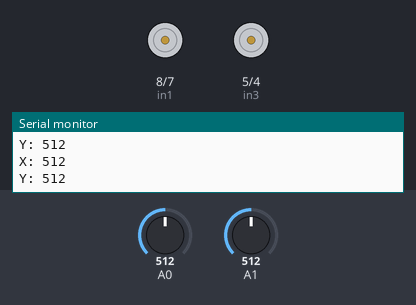
Bench run of a sketch on a simulated Arduino Uno, built with avr-gcc and run on an emulated ATmega328P. On the bench: motor-driver pin pairs drawn as motors (green arrow = first pin HIGH = forward, orange = second pin HIGH = backward, longer = more drive, scaled by the enable pin), the last lines printed to the serial monitor. The inputs (shaded band) are chosen by the test bench; at power-on: A1 = 512, A0 = 512.

Above: at 1.8 s.
1.9 s: A1 set to 552
3.5 s: A0 set to 716
At 5.2 s:
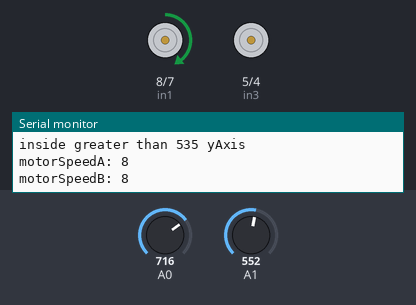
5.5 s: A1 set to 461
At 6.5 s:
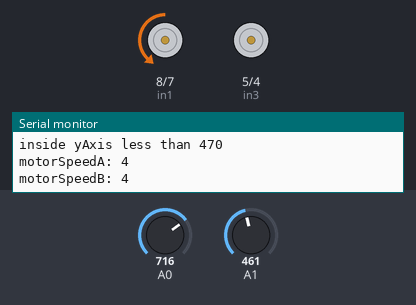
7.5 s: A0 set to 900
At 8.9 s:
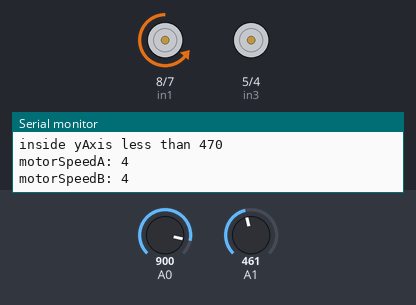
9.5 s: A1 set to 545
At 11.3 s:
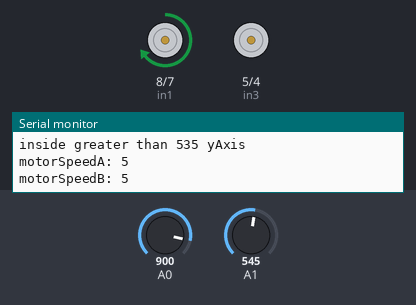
11.6 s: A0 set to 306
At 12.8 s:
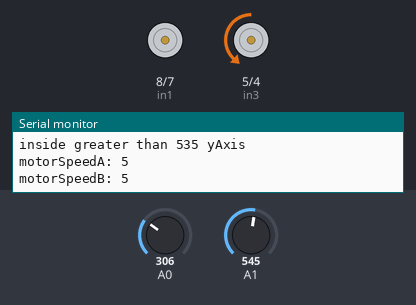
Timing chart, 0 to 14.6 s (numbered marks = the images above; inputs shaded):
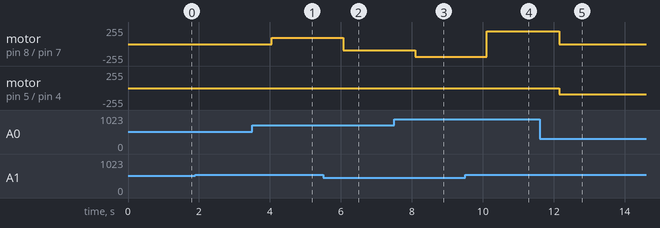

The sketch:

sketch_apr9b.ino
```cpp
  /*  Arduino DC Motor Control - PWM | H-Bridge | L298N
          Example 02 - Arduino Robot Car Control
      by Dejan Nedelkovski, www.HowToMechatronics.com
  */

  // motor A connections
  #define enA 9
  #define in1 8
  #define in2 7

  // motor B connections
  #define enB 3
  #define in3 5
  #define in4 4

  void setup() {
    // Set all the motor control pins to outputs
    pinMode(enA, OUTPUT);
    pinMode(enB, OUTPUT);
    pinMode(in1, OUTPUT);
    pinMode(in2, OUTPUT);
    pinMode(in3, OUTPUT);
    pinMode(in4, OUTPUT);

    // Turn off motors - Initial state
    digitalWrite(in1, LOW);
    digitalWrite(in2, LOW);
    digitalWrite(in3, LOW);
    digitalWrite(in4, LOW);

    Serial.begin(9600);
  }

  void loop() {
    // If joystick stays in middle the motors set 0 unless acted upon
    int motorSpeedA = 0;
    int motorSpeedB = 0;

    int xAxis = analogRead(A0);  // Read Joysticks X-axis
    int yAxis = analogRead(A1);  // Read Joysticks Y-axis

    Serial.print("X: ");
    Serial.println(xAxis);
    Serial.print("Y: ");
    Serial.println(yAxis);

    // Y-axis used for forward and backward control
    if (yAxis <= 470) {
      Serial.println("inside yAxis less than 470");
      // Set Motor A backward
      digitalWrite(in1, 0);
      digitalWrite(in2, 1);
      // Set Motor B backward
      digitalWrite(in3, 1);
      digitalWrite(in4, 0);
      // Convert the declining Y-axis readings for going backward from 470 to 0 into 0 to 255 value for the PWM signal for increasing the motor speed
      motorSpeedA = map(yAxis, 470, 0, 0, 255);
      motorSpeedB = map(yAxis, 470, 0, 0, 255);

      Serial.print("motorSpeedA: ");
      Serial.println(motorSpeedA);
      Serial.print("motorSpeedB: ");
      Serial.println(motorSpeedB);
    } else if (yAxis >= 535) {
      Serial.println("inside greater than 535 yAxis");
      // Set Motor A forward
      digitalWrite(in1, 1);
      digitalWrite(in2, 0);
      // Set Motor B forward
      digitalWrite(in3, 0);
      digitalWrite(in4, 1);
      // Convert the increasing Y-axis readings for going forward from 550 to 1023 into 0 to 255 value for the PWM signal for increasing the motor speed
      motorSpeedA = map(yAxis, 535, 1023, 0, 255);
      motorSpeedB = map(yAxis, 535, 1023, 0, 255);

      Serial.print("motorSpeedA: ");
      Serial.println(motorSpeedA);
      Serial.print("motorSpeedB: ");
      Serial.println(motorSpeedB);
    }

    // X-axis used for left and right control
    if (xAxis <= 470) {
      // Convert the declining X-axis readings from 470 to 0 into increasing 0 to 255 value
      int xMapped = map(xAxis, 470, 0, 0, 255);
      // Move to left - decrease left motor speed, increase right motor speed
      motorSpeedA = motorSpeedA - xMapped;
      motorSpeedB = motorSpeedB + xMapped;
      // Confine the range from 0 to 255
      if (motorSpeedA < 0) {
        motorSpeedA = 0;
      }
      if (motorSpeedB > 255) {
        motorSpeedB = 255;
      }
    }
    if (xAxis >= 471) {
      // Convert the increasing X-axis readings from 550 to 1023 into 0 to 255 value
      int xMapped = map(xAxis, 550, 1023, 0, 255);
      // Move right - decrease right motor speed, increase left motor speed
      motorSpeedA = motorSpeedA + xMapped;
      motorSpeedB = motorSpeedB - xMapped;
      // Confine the range from 0 to 255
      if (motorSpeedA > 255) {
        motorSpeedA = 255;
      }
      if (motorSpeedB < 0) {
        motorSpeedB = 0;
      }
    }

    // Prevent buzzing at low speeds (Adjust according to your motors. My motors couldn't start moving if PWM value was below value of 70)
    if (motorSpeedA < 70) {
      motorSpeedA = 0;
    }
    if (motorSpeedB < 70) {
      motorSpeedB = 0;
    }

    analogWrite(enA, motorSpeedA);  // Send PWM signal to motor A
    // Serial.print("end: motorSpeedA");
    // Serial.println(motorSpeedA);

    analogWrite(enB, motorSpeedB);  // Send PWM signal to motor B
    // Serial.print("end : motorSpeedB");
    // Serial.println(motorSpeedB);
    delay(1000);
  }
```

Measured:
- after the input at 3.5 s, motor on pin 8 (in1) / pin 7 (in2): stopped → forward 97/255 after 0.55 s
- after the input at 5.5 s, motor on pin 8 (in1) / pin 7 (in2): forward 97/255 → backward 93/255 after 0.56 s
- after the input at 7.5 s, motor on pin 8 (in1) / pin 7 (in2): backward 93/255 → backward 192/255 after 0.60 s
- after the input at 9.5 s, motor on pin 8 (in1) / pin 7 (in2): backward 192/255 → forward 193/255 after 0.61 s
- after the input at 11.6 s, motor on pin 8 (in1) / pin 7 (in2): forward 193/255 → stopped after 0.55 s; motor on pin 5 (in3) / pin 4 (in4): stopped → backward 93/255 after 0.55 s
